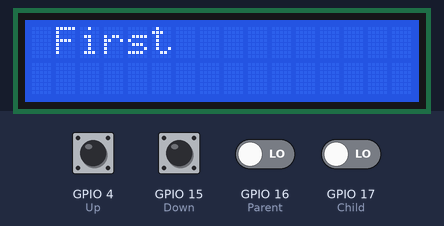
Bench run of a sketch on a simulated ESP32. On the bench: 16×2 character LCD. Inputs (shaded band) come from the test bench; at power-on: GPIO 4 (Up), GPIO 15 (Down), GPIO 16 (Parent), GPIO 17 (Child) LOW. What the sketch prints to the serial monitor is not drawn.

Above: at 1.4 s.
1.5 s: GPIO 15 (Down) pulled HIGH for 0.15 s
At 2.7 s:
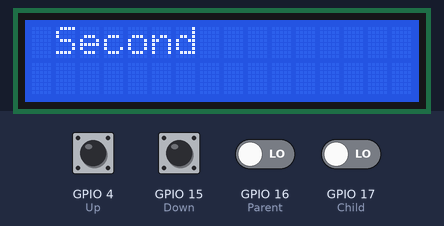
3.1 s: GPIO 4 (Up) pulled HIGH for 0.15 s
At 4.1 s:
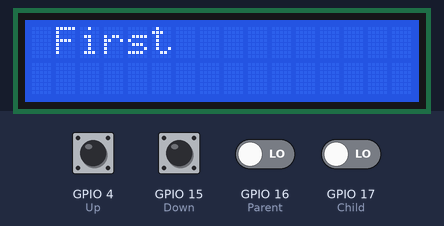
Timing chart, 0 to 6.1 s (numbered marks = the images above; inputs shaded):
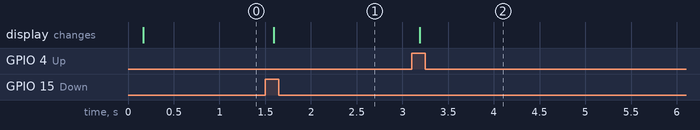

Measured:
- after the input at 1.5 s, the display: changes after 0.09 s (image 1)
- after the input at 3.1 s, the display: changes after 0.09 s (image 2)

The sketch:

myStupidMenu.ino
```cpp
#include <LiquidCrystal_I2C.h>
LiquidCrystal_I2C main_lcd(0x38, 16, 2);

TaskHandle_t button_Handler, menu;

#define ENTER_BIT 0x01
#define EXIT_BIT 0x02
#define UP_BIT 0x04
#define DOWN_BIT 0x08

struct menuItem {
  int Name;
  int Next;
  int Previous;
  int Parent;
  int Child;
  uint8_t Select;
  String Text;
};

menuItem Menu1 = {
  /*Name*/ 1,
  /*Next*/ 2,
  /*Previous*/ 0,
  /*Parent*/ 0,
  /*Child*/ 0,
  /*Select*/ 0,
  /*Text*/ "First"
};

menuItem Menu2 = {
  /*Name*/ 2,
  /*Next*/ 0,
  /*Previous*/ 1,
  /*Parent*/ 0,
  /*Child*/ 0,
  /*Select*/ 0,
  /*Text*/ "Second"
};

void setup() {
  Serial.begin(115200);

  xTaskCreatePinnedToCore(button_Handler_code, "Task0", 10000, NULL, 1, &button_Handler, 1);
  vTaskDelay(pdMS_TO_TICKS(100));
  xTaskCreatePinnedToCore(menu_code, "Task1", 10000, NULL, 1, &menu, 1);
  vTaskDelay(pdMS_TO_TICKS(100));
}

void loop() {}

void menu_code(void *pvParameters) {
  main_lcd.init();
  main_lcd.backlight();
  menuItem present_Menu = Menu1;
  BaseType_t xResult;
  uint32_t ulNotifiedValue;
  for (;;) {
    main_lcd.setCursor(1, 0);                   /*Ставим курсор на позицию 1*/
    main_lcd.print(present_Menu.Text);          /* Пишем .Text выбранного меню */

    xResult = xTaskNotifyWait(pdFALSE,          /* Не очищать биты на входе. */
                              ULONG_MAX,        /* Очистка всех бит на выходе. */
                              &ulNotifiedValue, /* Сохраняет значение оповещения. */
                              pdMS_TO_TICKS(500));
    if (xResult == pdPASS) {
      if ((ulNotifiedValue & UP_BIT) != 0) {
        present_Menu = Menu1;
        main_lcd.clear();
      }
      if ((ulNotifiedValue & DOWN_BIT) != 0) {
        present_Menu = Menu2;
        main_lcd.clear();
      }
      if ((ulNotifiedValue & ENTER_BIT) != 0) {
        //
        //main_lcd.clear();
      }
      if ((ulNotifiedValue & EXIT_BIT) != 0) {
        //
        //main_lcd.clear();
      }
    }
    //Serial.println(ulNotifiedValue);
  }
}

void button_Handler_code(void *pvParameters) {  //CORE 1
  pinMode(15, INPUT);                           // Down
  pinMode(4, INPUT);                            // Up
  pinMode(16, INPUT);                           // Parent
  pinMode(17, INPUT);                           // Child
  bool send_once = 0;
  for (;;) {
    if (digitalRead(15) == 1 && send_once == 0) {
      send_once = 1;
      Serial.println("Down");
      xTaskNotify(menu, DOWN_BIT, eSetBits);
    }
    if (digitalRead(4) == 1 && send_once == 0) {
      send_once = 1;
      Serial.println("Up");
      xTaskNotify(menu, UP_BIT, eSetBits);
    }
    if (digitalRead(16) == 1 && send_once == 0) {
      send_once = 1;
      Serial.println("Parent");
    }
    if (digitalRead(17) == 1 && send_once == 0) {
      send_once = 1;
      Serial.println("Child");
    }
    if (digitalRead(15) == 0 && digitalRead(4) == 0 && digitalRead(16) == 0 && digitalRead(17) == 0 && send_once == 1) {
      send_once = 0;
    }
    vTaskDelay(pdMS_TO_TICKS(100));
  }
}
```
